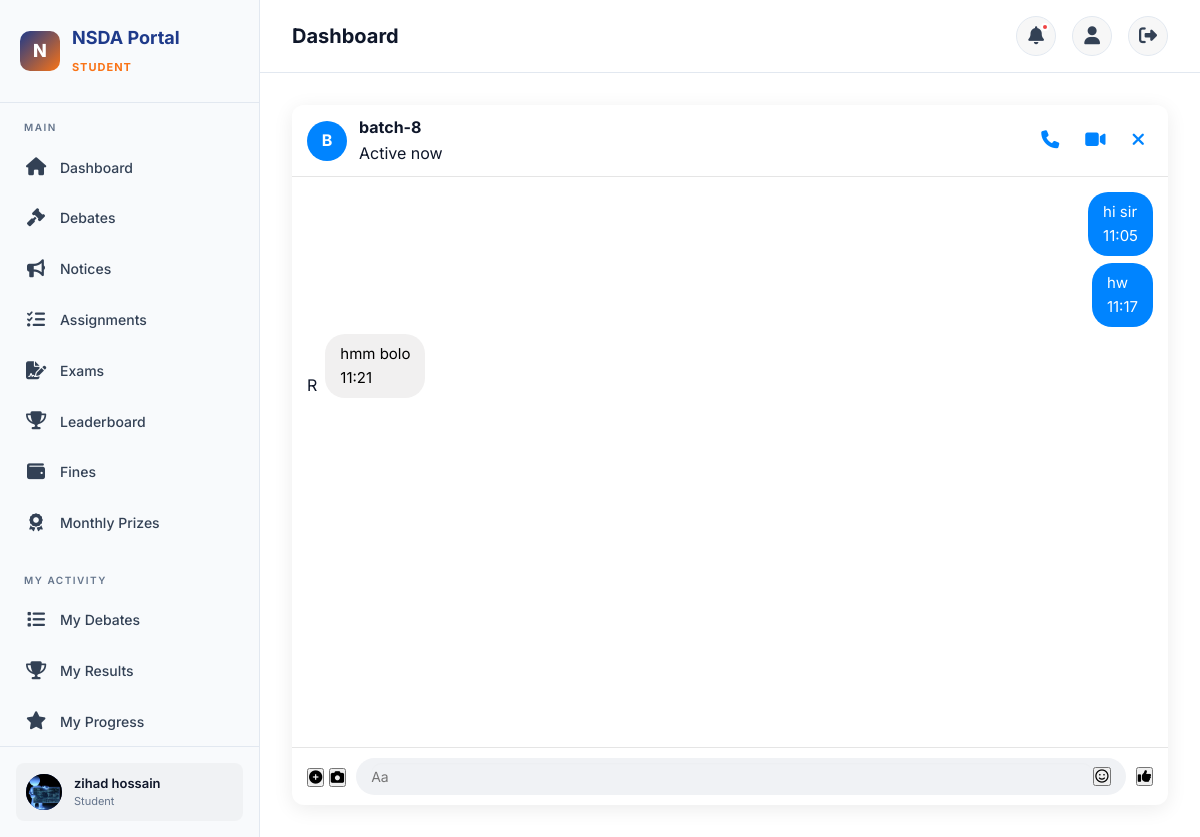
Before: /chat/room/1/ (signed in) with the older database file.
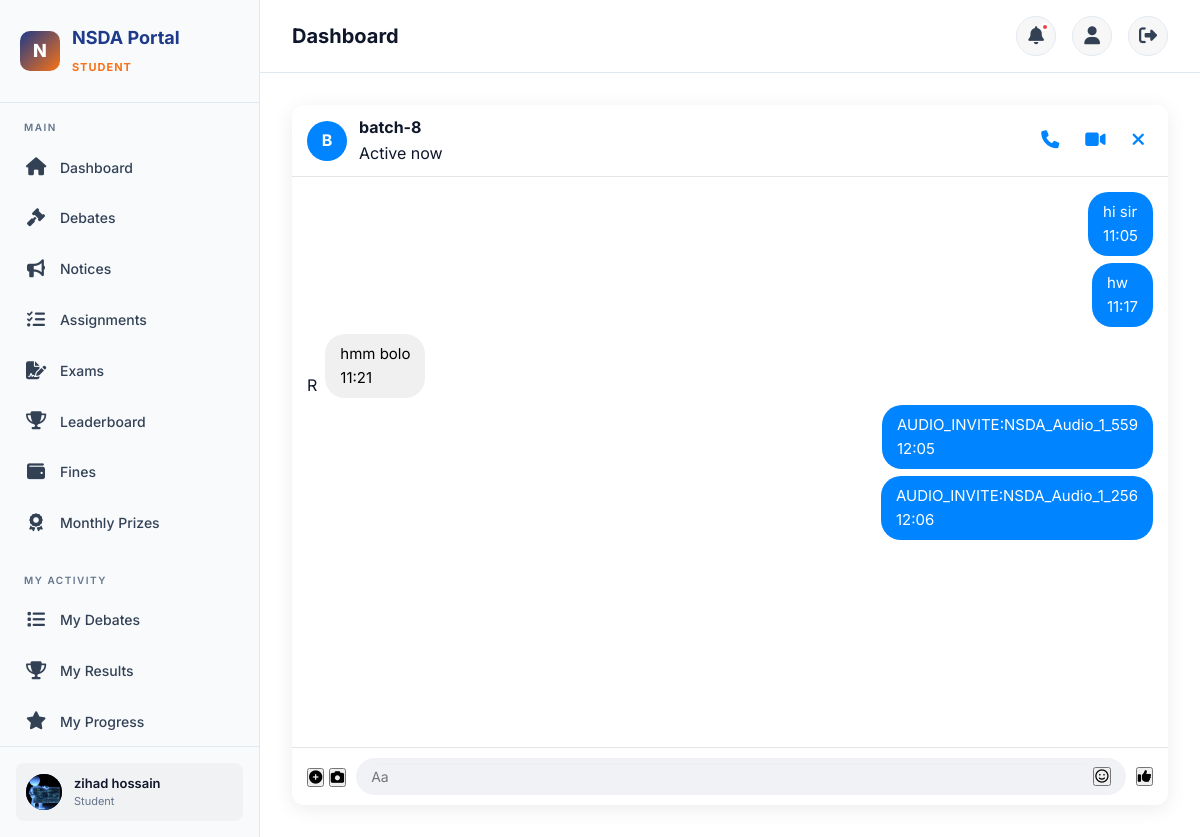
After: the same page with the newer database file.
### chat/models.py (models this page shows, shortened)
class Message(models.Model):
    room = models.ForeignKey(
        ChatRoom,
        on_delete=models.CASCADE,
        related_name='messages',
    )
    sender = models.ForeignKey(
        settings.AUTH_USER_MODEL,
        on_delete=models.CASCADE,
        related_name='sent_messages',
    )
    content = models.TextField()
    timestamp = models.DateTimeField(auto_now_add=True)
    is_read = models.BooleanField(default=False)
    class Meta:
        ordering = ['timestamp']

### accounts/models.py (models this page shows, shortened)
class User(AbstractUser):
    class Role(models.TextChoices):
        STUDENT = 'student', 'Student'
        CR = 'cr', 'Class Representative'
        TEACHER = 'teacher', 'Teacher'
        ADMIN = 'admin', 'Admin'
    role = models.CharField(
        max_length=10,
        choices=Role.choices,
        default=Role.STUDENT,
    )
    profile_picture = models.ImageField(
        upload_to='profiles/',
        blank=True,
        null=True,
    )
    phone = models.CharField(max_length=20, blank=True)
    bio = models.TextField(blank=True)
    grade_level = models.CharField(max_length=50, blank=True)
    school = models.CharField(max_length=200, blank=True)
    date_of_birth = models.DateField(blank=True, null=True)
    created_at = models.DateTimeField(auto_now_add=True)
    updated_at = models.DateTimeField(auto_now=True)
    @property
    def is_student(self):
        return self.role == self.Role.STUDENT
    @property
    def is_cr(self):
        return self.role == self.Role.CR
    @property
    def is_teacher(self):
        return self.role == self.Role.TEACHER
    @property
    def is_admin_user(self):
        return self.role == self.Role.ADMIN

### chat/views.py (the view)
# urls.py: path('room/<int:pk>/', views.ChatRoomView.as_view(), name='room'),
class ChatRoomView(LoginRequiredMixin, View):
    def get(self, request, pk):
        room = get_object_or_404(ChatRoom, pk=pk)
        if not room.participants.filter(pk=request.user.pk).exists():
            messages.error(request, 'You are not a participant in this room.')
            return redirect('chat:room_list')
        Message.objects.filter(
            room=room, is_read=False
        ).exclude(sender=request.user).update(is_read=True)
        chat_messages = room.messages.select_related('sender').order_by('timestamp')[:100]
        return render(request, 'chat/chat_room.html', {
            'room': room,
            'chat_messages': chat_messages,
            'other_user': room.get_other_participant(request.user),
        })

### chat/models.py (called while the page is built)
    def get_other_participant(self, user):
        if self.room_type == self.RoomType.DIRECT:
            return self.participants.exclude(pk=user.pk).first()
        return None

### portal/context_processors.py (called while the page is built)
def notifications_processor(request):
    if request.user.is_authenticated:
        unread_count = Notification.objects.filter(
            user=request.user, is_read=False
        ).count()
        recent_notifications = Notification.objects.filter(
            user=request.user
        ).order_by('-created_at')[:5]
        return {
            'unread_notifications_count': unread_count,
            'recent_notifications': recent_notifications
        }
    return {'unread_notifications_count': 0, 'recent_notifications': []}

### templates/chat/chat_room.html (shortened to what this page needs)
{% extends "base.html" %}
{% block content %}
<div class="messenger-container">
    <div class="messenger-header">
        <div class="header-left">
            <div class="avatar-circle main">{{ room.name|slice:":1"|upper }}</div>
            <div class="header-info">
                <h4>{{ room.name }}</h4>
                <span class="status-indicator">Active now</span>
            </div>
        </div>
        <div class="header-actions">
            <button id="call-audio" class="action-btn"><i class="fas fa-phone"></i></button>
            <button id="call-video" class="action-btn"><i class="fas fa-video"></i></button>
            <a href="{% url 'chat:room_list' %}" class="action-btn"><i class="fas fa-times"></i></a>
        </div>
    </div>
    <div id="chat-messages" class="chat-area">
        {% for msg in chat_messages %}
        <div class="message-wrapper {% if msg.sender == request.user %}sent{% else %}received{% endif %}">
            {% if msg.sender != request.user %}
            <div class="user-avatar-small">{{ msg.sender.username|slice:":1"|upper }}</div>
            {% endif %}
            <div class="message-bubble">
                <div class="message-text">{{ msg.content }}</div>
                <div class="message-time">{{ msg.timestamp|time:"H:i" }}</div>
            </div>
        </div>
        {% endfor %}
    </div>
    <div class="messenger-input-area">
        <div class="input-actions-left">
            <button class="icon-btn"><i class="fas fa-plus-circle"></i></button>
            <button class="icon-btn"><i class="fas fa-camera"></i></button>
        </div>
        <div class="input-wrapper">
            <input type="text" id="chat-input" placeholder="Aa" autocomplete="off">
            <button class="emoji-btn"><i class="far fa-smile"></i></button>
        </div>
        <button id="chat-send" class="send-btn"><i class="fas fa-thumbs-up"></i></button>
    </div>
</div>
{% endblock %}

Changed rows visible on the page:
added Message: content "AUDIO_INVITE:NSDA_Audio_1_559", timestamp "12:05"
added Message: content "AUDIO_INVITE:NSDA_Audio_1_256", timestamp "12:06"
